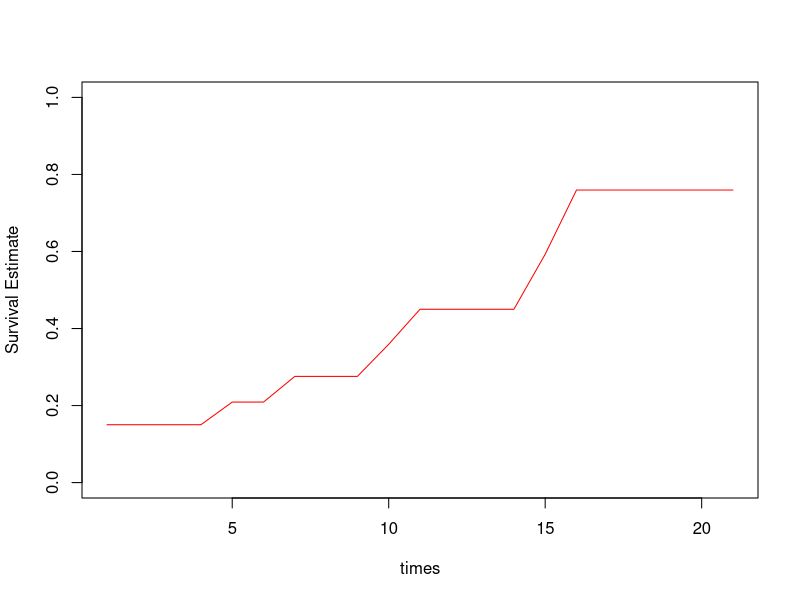

Write the R code that produced this figure.
## ---- chunk 1
knitr::opts_chunk$set(echo = TRUE, warning = F, message = F)
## ---- chunk 2
#Entering the data
require(mice)
times=c(6,6,6,6,7,9,10,10,11,13,16,17,19,20,22,23,25,32,32,34,35)
status<-c(1,1,1,0,1,0,1,0,0,1,1,0,0,0,1,1,0,0,0,0,0)

state<-factor(status,levels =c(0,1),labels=c("censored","UnCensored"))

leukemiaPatients <- data.frame(times, status, state)

estimate <- nelsonaalen(data = leukemiaPatients, timevar = times, statusvar = status)
estimate
## ---- chunk 3
leukemiaPatientsEsimates <- data.frame(times, status, state, estimate, exp(-(estimate)))

colnames(leukemiaPatientsEsimates) <- c("times", "status", "state", "Nelson Aalen Estimate(Hazard Estimate)", "Survivor Estimate")
leukemiaPatientsEsimates

## ---- chunk 4
require(ggplot2)
plot(estimate,type="l",cex=.5,col = "red",xlab = "times",ylab = "Survival Estimate",ylim = c(0.0,1.0))
